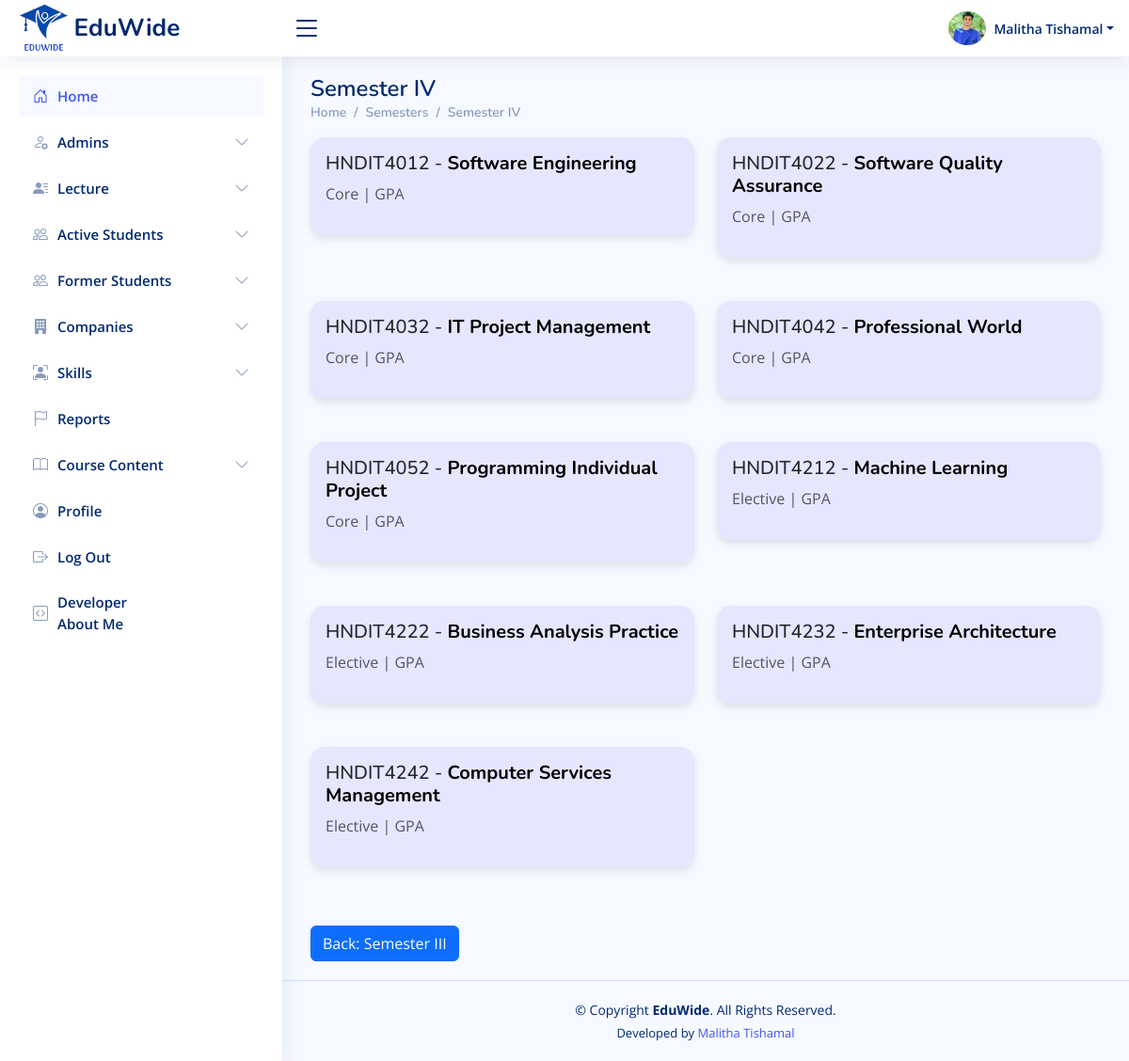
Screenshot of /admin/pages-semester4.php (signed in) with the database file from the repository.
### tables this page shows
CREATE TABLE `subjects` (
  `id` int(11) NOT NULL,
  `semester` varchar(50) DEFAULT NULL,
  `code` varchar(20) DEFAULT NULL,
  `name` varchar(255) DEFAULT NULL,
  `description` varchar(255) DEFAULT NULL
);

### admin/pages-semester4.php (the view, shortened to what this page needs)
<?php
require_once '../includes/db-conn.php';
$user_id = $_SESSION['admin_id'];
$sql = "SELECT * FROM admins WHERE id = ?";
$stmt = $conn->prepare($sql);
$stmt->bind_param("i", $user_id);
$stmt->execute();
$result = $stmt->get_result();
$user = $result->fetch_assoc();
$sql = "SELECT * FROM subjects WHERE semester = 'Semester IV'";
$result = $conn->query($sql);
?>
<!DOCTYPE html>
<html lang="en">
<head>
    <?php include_once("../includes/css-links-inc.php"); ?>
</head>
<body>
    <?php include_once("../includes/header.php") ?>
    <?php include_once("../includes/sadmin-sidebar.php") ?>
    <main id="main" class="main">
        <div class="pagetitle">
            <h1>Semester IV</h1>
            <nav>
                <ol class="breadcrumb">
                    <li class="breadcrumb-item"><a href="">Home</a></li>
                    <li class="breadcrumb-item"><a href="">Semesters</a></li>
                    <li class="breadcrumb-item"><a href="">Semester IV</a></li>
                </ol>
            </nav>
        </div>
        <section class="section">
            <div class="row">
                <?php
                if ($result->num_rows > 0) {
                    while($row = $result->fetch_assoc()) {
                        echo '<div class="col-md-6 mb-3">
                                <div class="card p-3">
                                    <h5>' . $row['code'] . ' - <a href="marks-entry.php?subject_id=' . $row['id'] . '">' . $row['name'] . '</a></h5>
                                    <p class="text-muted">' . $row['description'] . '</p>
                                </div>
                              </div>';
                    }
                } else {
                    echo "No subjects found";
                }
                ?>
            </div>
            <a href="pages-semester3.php" class="btn btn-primary mt-3">Back: Semester III</a>
        </section>
    </main>
    <?php include_once("../includes/footer.php") ?>
</body>
</html>

### includes/header.php (shortened to what this page needs)
<header id="header" class="header fixed-top d-flex align-items-center">
    <div class="d-flex align-items-center justify-content-between">
        <a href="" class="logo d-flex align-items-center">
            <img src="<?php echo $base_url; ?>assets/images/logos/eduwide-logo.png" alt="">
            <span class="d-none d-lg-block">EduWide</span>
        </a>
        <i class="bi bi-list toggle-sidebar-btn"></i>
    </div>
    <nav class="header-nav ms-auto">
        <ul class="d-flex align-items-center">
            <?php
                $profilePic = isset($user['profile_picture']) && $user['profile_picture'] ? $user['profile_picture'] : 'default.png';
            ?>
            <li class="nav-item dropdown pe-3">
                <a class="nav-link nav-profile d-flex align-items-center pe-0" href="#" data-bs-toggle="dropdown">
                   <img id="profilePicture" src="<?php echo $profilePic; ?>" alt="Profile Picture" class="rounded-circle" style="width: 40px !important; height: 40px !important; object-fit: cover;">
                    <span class="d-none d-md-block dropdown-toggle ps-2"><?php echo htmlspecialchars($user['username']); ?></span>
                </a>
            </li>
        </ul>
    </nav>
</header>

### assets/css/style.css (style rules this page uses)
:root { scroll-behavior: smooth; }
body { font-family: "Open Sans", sans-serif; background: #f6f9ff; color: #444444; }
a { color: #4154f1; text-decoration: none; }
h1, h2, h3, h4, h5, h6 { font-family: "Nunito", sans-serif; }
#main { margin-top: 60px; padding: 20px 30px; transition: all 0.3s; }
.pagetitle { margin-bottom: 10px; }
.pagetitle h1 { font-size: 24px; margin-bottom: 0; font-weight: 600; color: #012970; }
.card { margin-bottom: 30px; border: none; border-radius: 5px; box-shadow: 0px 0 30px rgba(1, 41, 112, 0.1); }
.breadcrumb { font-size: 14px; font-family: "Nunito", sans-serif; color: #899bbd; font-weight: 600; }
.breadcrumb a { color: #899bbd; transition: 0.3s; }
.breadcrumb .breadcrumb-item::before { color: #899bbd; }
.logo { line-height: 1; }
@media (min-width: 1200px) { .logo { width: 280px; } }
.logo img { max-height: 50px; margin-right: 6px; }
.logo span { font-size: 26px; font-weight: 700; color: #012970; font-family: "Nunito", sans-serif; }
.header { transition: all 0.5s; z-index: 997; height: 60px; box-shadow: 0px 2px 20px rgba(1, 41, 112, 0.1); background-color: #fff; padding-left: 20px; }
.header .toggle-sidebar-btn { font-size: 32px; padding-left: 10px; cursor: pointer; color: #012970; }
.header-nav ul { list-style: none; }
.header-nav>ul { margin: 0; padding: 0; }
.header-nav .nav-profile { color: #012970; }
.header-nav .nav-profile img { max-height: 36px; }
.header-nav .nav-profile span { font-size: 14px; font-weight: 600; }
@media (min-width: 1200px) { #main, #footer { margin-left: 300px; } }

### admin/pages-semester4.php (style rules this page uses)
.card { border: none; border-radius: 15px; box-shadow: 0 4px 8px rgba(0, 0, 0, 0.1); transition: transform 0.3s ease-in-out; background-color: #e6e6ff; }
.card a { text-decoration: none; color: #000; font-weight: bold; }

### rows the page displays
subjects: code "HNDIT4012", name "Software Engineering", description "Core | GPA"
subjects: code "HNDIT4022", name "Software Quality Assurance", description "Core | GPA"
subjects: code "HNDIT4032", name "IT Project Management", description "Core | GPA"
subjects: code "HNDIT4042", name "Professional World", description "Core | GPA"
subjects: code "HNDIT4052", name "Programming Individual Project", description "Core | GPA"
subjects: code "HNDIT4212", name "Machine Learning", description "Elective | GPA"
subjects: code "HNDIT4222", name "Business Analysis Practice", description "Elective | GPA"
subjects: code "HNDIT4232", name "Enterprise Architecture", description "Elective | GPA"
subjects: code "HNDIT4242", name "Computer Services Management", description "Elective | GPA"

### other values shown
$user['username'] "Malitha Tishamal"
